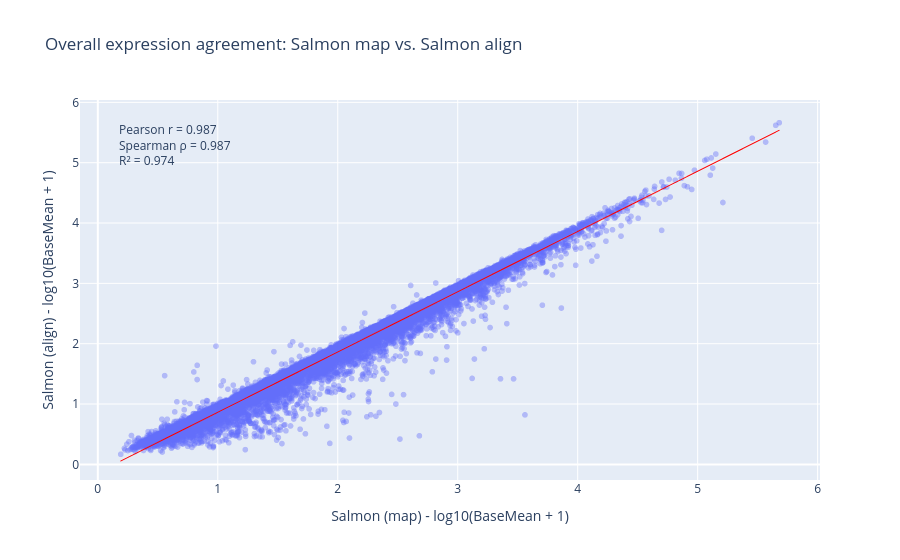

Notebook code for this chart:
### Markdown cell above
Salmon map vs. STAR + Salmon align

### Code cell
x = merged_bm["log10_baseMean_Salmon_map"]
y = merged_bm["log10_baseMean_Salmon_align"]

pearson_r, _ = pearsonr(x, y)
spearman_r, _ = spearmanr(x, y)
r2 = pearson_r ** 2

fig = px.scatter(
    merged_bm,
    x="log10_baseMean_Salmon_map",
    y="log10_baseMean_Salmon_align",
    opacity=0.4,
    trendline="ols",
    hover_name="transcript_id",
    labels={
        "log10_baseMean_Salmon_map": "Salmon (map) - log10(BaseMean + 1)",
        "log10_baseMean_Salmon_align": "Salmon (align) - log10(BaseMean + 1)"
    },
    title="Overall expression agreement: Salmon map vs. Salmon align"
)

fig.add_annotation(
    x=0.05,
    y=0.95,
    xref="paper",
    yref="paper",
    showarrow=False,
    align="left",
    text=(
        f"Pearson r = {pearson_r:.3f}<br>"
        f"Spearman ρ = {spearman_r:.3f}<br>"
        f"R² = {r2:.3f}"
    )
)

fig.update_traces(
    line=dict(color="red", width=1),
    selector=dict(mode="lines")
)

fig.show()

print("Salmon map vs Salmon align")
print(f"  Pearson r  = {pearson_r:.3f}")
print(f"  Spearman ρ = {spearman_r:.3f}")
print(f"  R²         = {r2:.3f}\n")

### Figure 1 — Plotly figure (JSON) as saved in the notebook; plotly's stock layout.template omitted (floating-point values rounded to 4 significant figures; data arrays with more than 128 entries replaced by an {"elided": "..."} marker saying what was removed)
{"data": [{"hovertemplate": "<b>%{hovertext}</b><br><br>Salmon (map) - log10(BaseMean + 1)=%{x}<br>Salmon (align) - log10(BaseMean + 1)=%{y}<extra></extra>", "hovertext": {"elided": "14840 str values"}, "legendgroup": "", "marker": {"color": "#636efa", "opacity": 0.4, "symbol": "circle"}, "mode": "markers", "name": "", "showlegend": false, "type": "scattergl", "x": {"elided": "14840 float values"}, "xaxis": "x", "y": {"elided": "14840 float values"}, "yaxis": "y"}, {"hovertemplate": "<b>OLS trendline</b><br>log10_baseMean_Salmon_align = 0.998668 * log10_baseMean_Salmon_map + -0.134935<br>R<sup>2</sup>=0.973555<br><br>Salmon (map) - log10(BaseMean + 1)=%{x}<br>Salmon (align) - log10(BaseMean + 1)=%{y} <b>(trend)</b><extra></extra>", "legendgroup": "", "line": {"color": "red", "width": 1}, "marker": {"color": "#636efa", "symbol": "circle"}, "mode": "lines", "name": "", "showlegend": false, "type": "scattergl", "x": {"elided": "14840 float values"}, "xaxis": "x", "y": {"elided": "14840 float values"}, "yaxis": "y"}], "layout": {"annotations": [{"align": "left", "showarrow": false, "text": "Pearson r = 0.987<br>Spearman ρ = 0.987<br>R² = 0.974", "x": 0.05, "xref": "paper", "y": 0.95, "yref": "paper"}], "legend": {"tracegroupgap": 0}, "title": {"text": "Overall expression agreement: Salmon map vs. Salmon align"}, "xaxis": {"anchor": "y", "domain": [0, 1], "title": {"text": "Salmon (map) - log10(BaseMean + 1)"}}, "yaxis": {"anchor": "x", "domain": [0, 1], "title": {"text": "Salmon (align) - log10(BaseMean + 1)"}}}}
